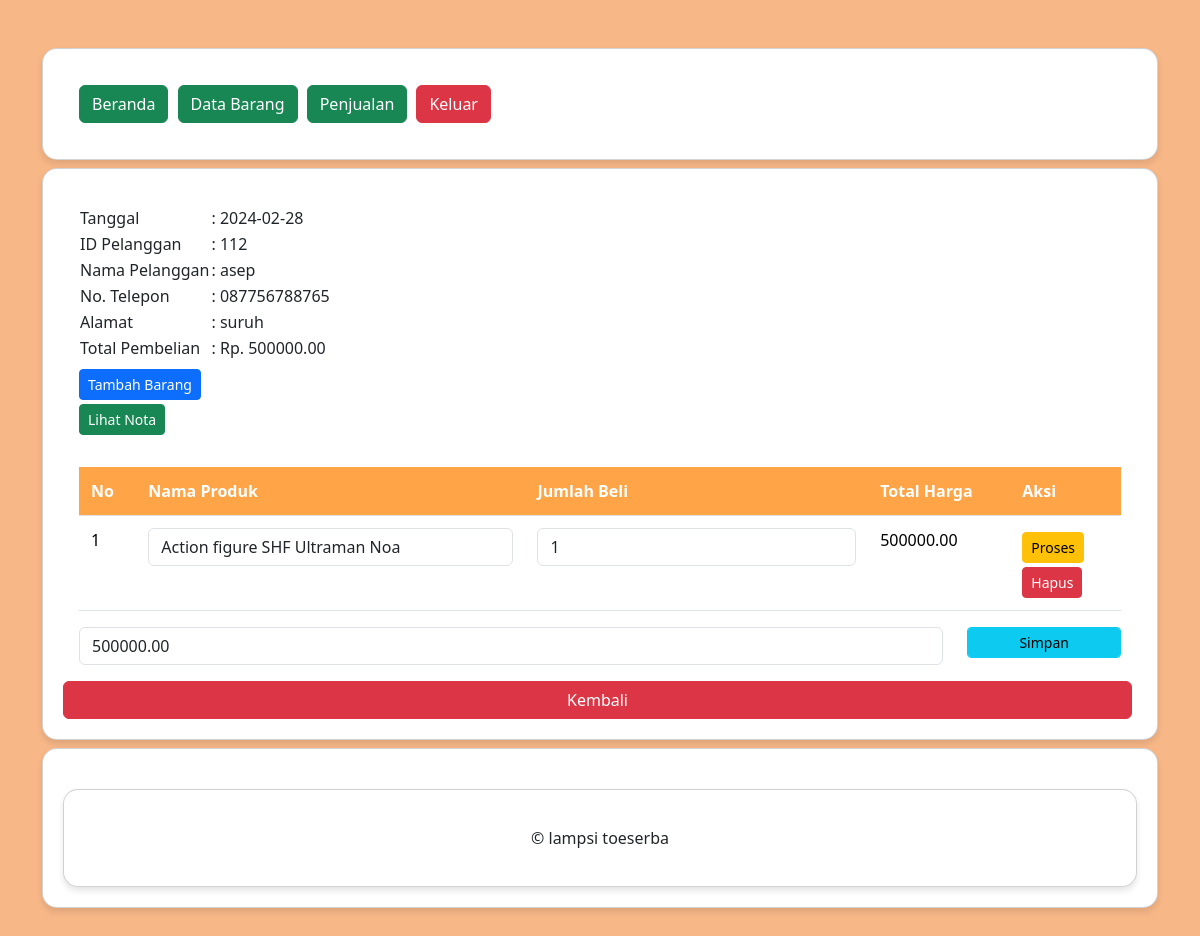
The app's page /ukk_kasir_hafizh/petugas/detail_pembelian.php?PelangganID=112 (signed in) with its own data.
### tables this page shows
CREATE TABLE `penjualan` (
  `PenjualanID` int(11) NOT NULL,
  `TanggalPenjualan` date NOT NULL,
  `TotalHarga` decimal(10,2) NOT NULL,
  `PelangganID` int(11) NOT NULL
);

CREATE TABLE `pelanggan` (
  `PelangganID` int(11) NOT NULL,
  `NamaPelanggan` varchar(255) NOT NULL,
  `Alamat` text NOT NULL,
  `NomorTelepon` varchar(15) NOT NULL
);

CREATE TABLE `detailpenjualan` (
  `DetailID` int(11) NOT NULL,
  `PenjualanID` int(11) NOT NULL,
  `ProdukID` varchar(25) NOT NULL,
  `JumlahProduk` int(11) NOT NULL,
  `Subtotal` decimal(10,2) NOT NULL
);

CREATE TABLE `produk` (
  `ProdukID` varchar(25) NOT NULL,
  `NamaProduk` varchar(255) NOT NULL,
  `Harga` decimal(10,2) NOT NULL,
  `Stok` int(11) NOT NULL
);

### ukk_kasir_hafizh/petugas/detail_pembelian.php (the view, shortened to what this page needs)
<?php
include "header.php";
include "navbar.php";
?>
<div class="card mt-2">
	<div class="card-body">
		<?php
		include '../koneksi.php';
		$PelangganID = $_GET['PelangganID'];
		$data = mysqli_query($koneksi,"SELECT * FROM pelanggan INNER JOIN penjualan ON pelanggan.PelangganID=penjualan.PelangganID");
		while($d = mysqli_fetch_array($data)){
			?>
			<?php if ($d['PelangganID'] == $PelangganID) { ?>
				<table>
					<tr>
						<td>Tanggal</td>
						<td>: <?php echo $d['TanggalPenjualan']; ?></td>
					</tr>
					<tr>
						<td>ID Pelanggan</td>
						<td>: <?php echo $d['PelangganID']; ?></td>
					</tr>
					<tr>
						<td>Nama Pelanggan</td>
						<td>: <?php echo $d['NamaPelanggan']; ?></td>
					</tr>
					<tr>
						<td>No. Telepon</td>
						<td>: <?php echo $d['NomorTelepon']; ?></td>
					</tr>
					<tr>
						<td>Alamat</td>
						<td>: <?php echo $d['Alamat']; ?></td>
					</tr>
					<tr>
						<td>Total Pembelian</td>
						<td>: Rp. <?php echo $d['TotalHarga']; ?></td>
					</tr>
				</table>
				<form method="post" action="tambah_detail_penjualan.php">
					<button type="submit" class="btn btn-primary btn-sm mt-2">
						Tambah Barang
					</button>
				</form>
				<?php
                $detailpenjualan = mysqli_query($koneksi, "SELECT COUNT(*) AS TotalDetails FROM detailpenjualan WHERE PenjualanID='".$d['PenjualanID']."'");
                $row = mysqli_fetch_assoc($detailpenjualan);
                $totalDetails = $row['TotalDetails'];
                $totalHarga = $d['TotalHarga'];
                if ($totalDetails > 0 && !empty($totalHarga)) {
                ?>
                <form method="post" action="lihat_nota.php" onsubmit="return openPopup(this);">
                    <button type="submit" class="btn btn-success btn-sm mt-1 mb-3">Lihat Nota</button>
                </form>
                <?php } ?>
				<table class="table">
					<div class="mt-3">
					<thead>
						<tr>
							<th>No</th>
							<th>Nama Produk</th>
							<th>Jumlah Beli</th>
							<th>Total Harga</th>
							<th>Aksi</th>
			</div>
					<tbody>
						<?php
						include '../koneksi.php';
						$nos = 1;
						$detailpenjualan = mysqli_query($koneksi,"SELECT * FROM detailpenjualan");
						while($d_detailpenjualan = mysqli_fetch_array($detailpenjualan)){
							?>
							<?php
							if ($d_detailpenjualan['PenjualanID'] == $d['PenjualanID']) { ?>
								<tr>
									<td><?php echo $nos++; ?></td>
									<td>
										<form action="simpan_barang_beli.php" method="post">
											<div class="form-group">
												<select name="ProdukID" class="form-control" onchange="this.form.submit()">
													<?php
													include '../koneksi.php';
													$produk = mysqli_query($koneksi,"SELECT * FROM produk");
													while($d_produk = mysqli_fetch_array($produk)){
														?>
														<option value="<?php echo $d_produk['ProdukID']; ?>" <?php if ($d_produk['ProdukID']==$d_detailpenjualan['ProdukID']) { echo "selected"; } ?>><?php echo $d_produk['NamaProduk']; ?></option>
													<?php } ?>
												</select>
											</div>
										</form>
									</td>
									<td>
										<form method="post" action="hitung_subtotal.php">
											<div class="form-group">
												<input type="number" name="JumlahProduk" value="<?php echo $d_detailpenjualan['JumlahProduk']; ?>" class="form-control">
											</div>
										</td>
										<td><?php echo $d_detailpenjualan['Subtotal']; ?></td>
										<td>
											<button type="submit" class="btn btn-warning btn-sm mt-1">Proses</button>
										<form method="post" action="hapus_detail_pembelian.php">
											<button type="submit" class="btn btn-danger btn-sm mt-1">Hapus</button>
										</form>
									</td>
								</tr>
							<?php } else {
								?>
								<?php
							}
						}
						?>
					</tbody>
				</table>
				<form method="post" action="simpan_total_harga.php">
					<?php
					include '../koneksi.php';
					$detailpenjualan = mysqli_query($koneksi, "SELECT SUM(Subtotal) AS TotalHarga FROM detailpenjualan WHERE 	PenjualanID='$d[PenjualanID]'");
					$row = mysqli_fetch_assoc($detailpenjualan);
					$sum = $row['TotalHarga'];
					?>
					<div class="row">
						<div class="col-sm-10">
							<div class="form-group">
								<input type="text" class="form-control" name="TotalHarga" value="<?php echo $sum; ?>">
							</div>
						</div>
						<div class="col-sm-2">
							<div class="form-group">
								<button class="btn btn-info btn-sm form-control" type="submit">Simpan</button>
							</div>
						</div>
					</div>
				</form>
			<?php } else { ?>
				<?php
			}
		}
		?>
	</div>
	<a href="pembelian.php" class="btn btn-danger">Kembali</a>
</div>
<?php
include "footer.php";
?>

### ukk_kasir_hafizh/petugas/header.php (style rules this page uses)
body { background-color: #F7B787; }
.card { margin-top: 20px; border-radius: 15px; box-shadow: 0 4px 6px rgba(0, 0, 0, 0.1); background-color: #ffffff; padding: 20px; }
.btn { margin-right: 5px; }
.table { width: 100%; border-collapse: collapse; }
.table th, .table td { padding: 12px; text-align: left; border-bottom: 1px solid #dee2e6; }
.table th { background-color: #FFA447; color: #fff; }

### records on screen
penjualan: TanggalPenjualan "2024-02-28", PelangganID "112", PelangganID.NamaPelanggan "asep", PelangganID.NomorTelepon "087756788765", PelangganID.Alamat "suruh", TotalHarga "500000.00"
detailpenjualan: ProdukID "Action figure SHF Ultraman Noa", JumlahProduk "1", Subtotal "500000.00"
